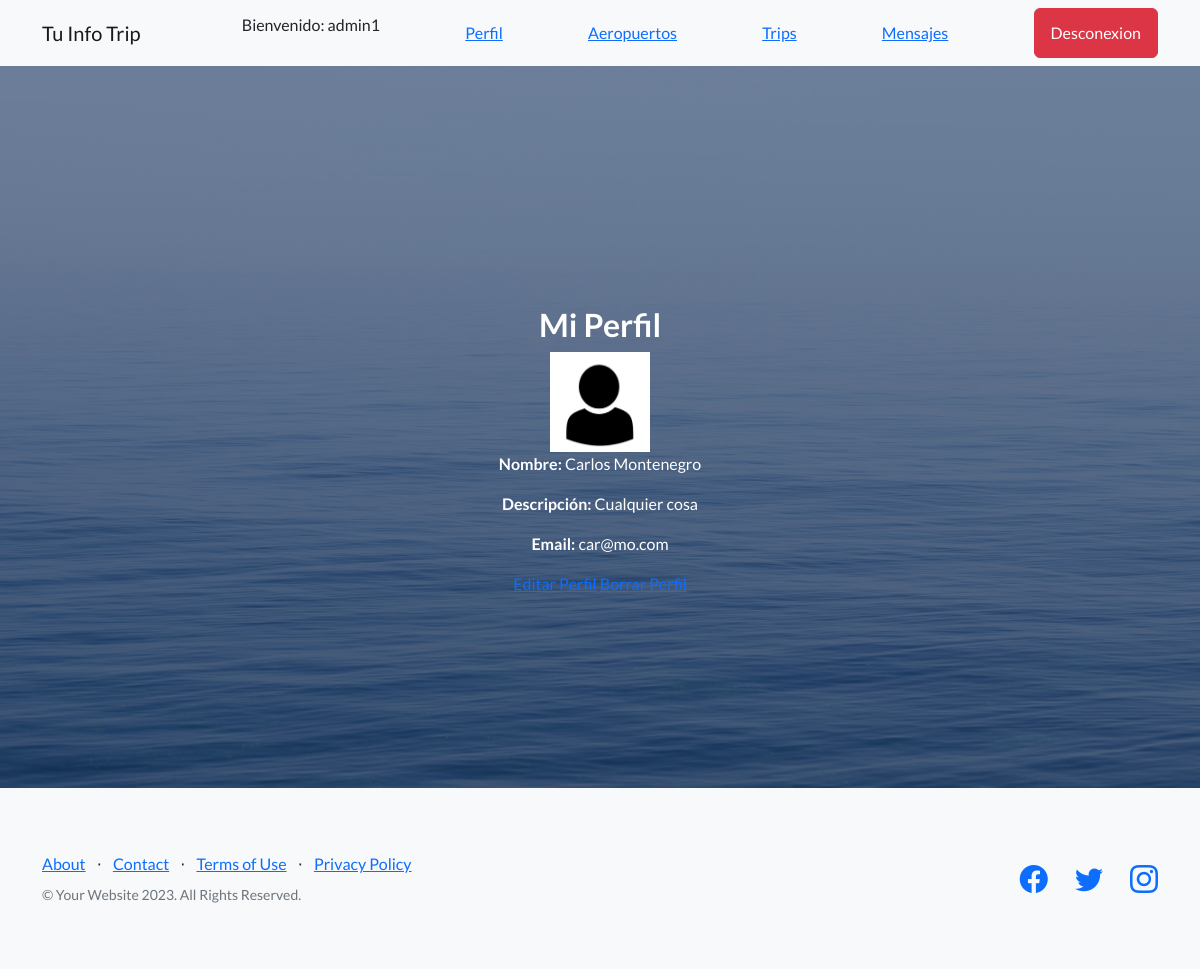
/AppPerfil/perfil/ (signed in), run on an earlier commit of the app's database.
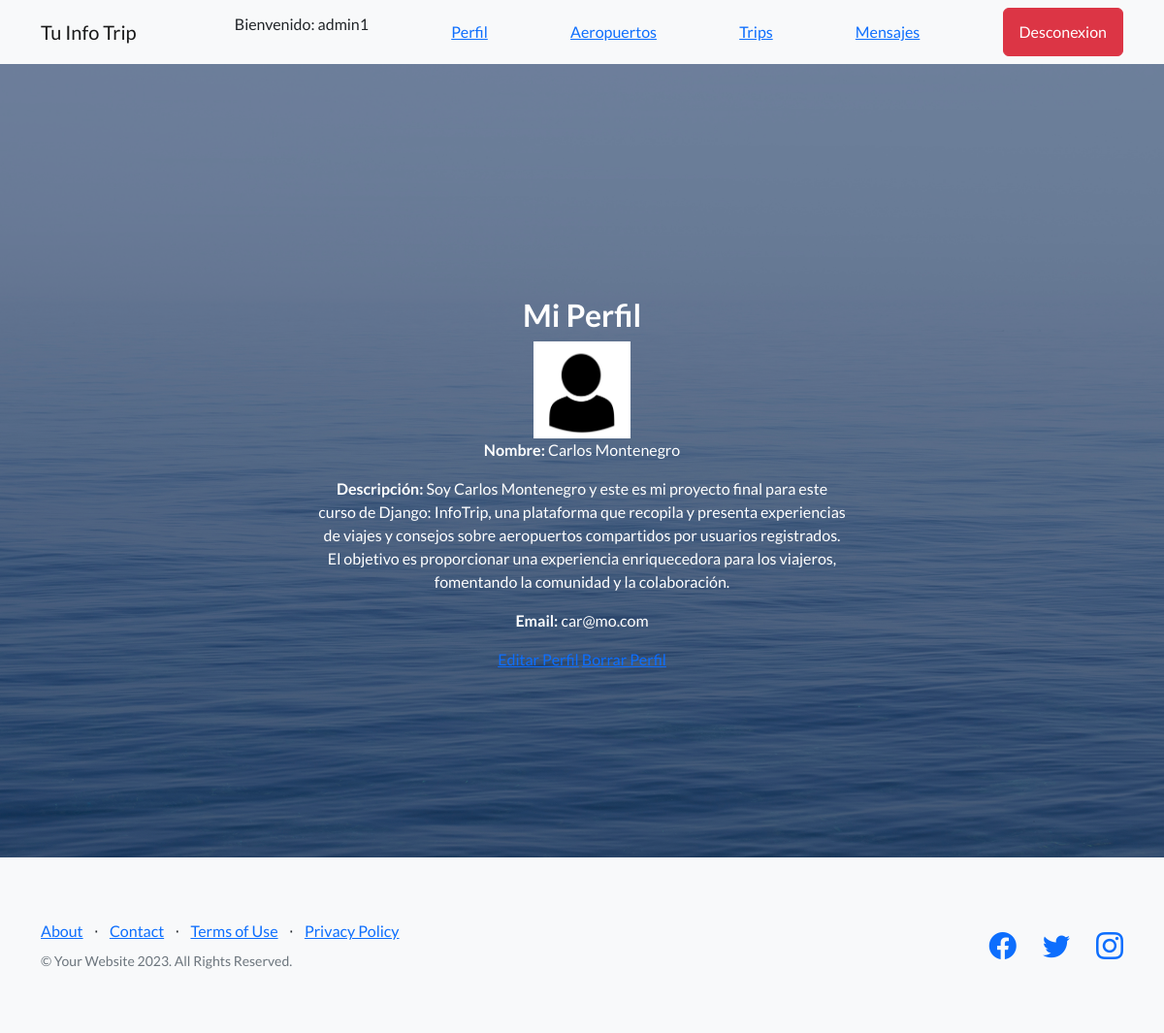
And on a later commit of the database.
### AppPerfil/models.py (models this page shows, shortened)
class Perfil(models.Model):
    usuario = models.OneToOneField(User, on_delete=models.CASCADE)
    nombre = models.CharField(max_length=100)
    descripcion = models.TextField()
    email = models.EmailField()
    contraseña = models.CharField(max_length=100)
    avatar = models.ImageField(upload_to='avatars/', blank=True, null=True)

### AppPerfil/views.py (the view)
# urls.py: path('perfil/', views.ver_perfil, name='ver_perfil'),
def ver_perfil(request):
    perfil, created = Perfil.objects.get_or_create(usuario=request.user)
    return render(request, 'AppPerfil/ver_perfil.html', {'perfil': perfil})

### AppPerfil/templates/AppPerfil/ver_perfil.html
{% extends "AppBlog/padre.html" %}
{% load static %}
{% block content %}
  <h2>Mi Perfil</h2>
  {% if perfil.avatar %}
    <img src="{{ perfil.avatar.url }}" alt="{{ perfil.nombre }} Avatar" width="100" height="100">
  {% endif %}
  <p><strong>Nombre:</strong> {{ perfil.nombre }}</p>
  <p><strong>Descripción:</strong> {{ perfil.descripcion }}</p>
  <p><strong>Email:</strong> {{ perfil.email }}</p>
  <a href="{% url 'editar_perfil' %}">Editar Perfil</a>
  <a href="{% url 'borrar_perfil' %}">Borrar Perfil</a>
{% endblock %}

What changed in the data, as far as the page shows it:
changed Perfil "Carlos Montenegro": descripcion "Cualquier cosa" → "Soy Carlos Montenegro y este es mi proyecto final para este curso de Django: InfoTrip, una plataforma que recopila y presenta experiencias de viajes y consejos sobre aeropuertos compartidos por usuarios registrados. El objetivo es proporcionar una experiencia enriquecedora para los viajeros, fomentando la comunidad y la colaboración."
